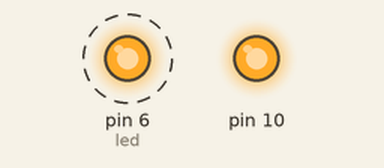
This sketch was run on a simulated Arduino Uno, built with avr-gcc and run on an emulated ATmega328P. Parts: output pins drawn as LEDs (lit = HIGH). Dashed ring = blinking. What the sketch prints to the serial monitor is not drawn.

Above: at 0.6 s.
Timing chart, 0 to 4.7 s (numbered marks = the images above):
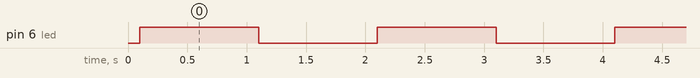

Measured:
- by itself, pin 6 (led): alternates HIGH for 1.0 s and LOW for 1.0 s

The sketch:

Nano_spidev-test.ino
```cpp
/*================================= EG LABS =======================================

Loop Back test for the SPI port of the Arduino


 The circuit:

 * LED attached from pin 6 to ground through a 1K resistor

================================== EG LABS =======================================*/


#include <SPI.h>                                                  // including the SPI library


char outByte [20] = "ENGINEERS GARAGE";                           // string to be send and received via SPI port

int led = 6;                                                      // variable which holds the pin number at which the LED is attached

char inByte;                                                      // variable which stores the value of the byte received from SPI bus

int i = 0;


void setup()

{

  pinMode(led, OUTPUT);                                           // setting the LED pin as output

  Serial.begin(115200);                                             // initializing the serial port at 9600 baud rate

  SPI.begin();                                                    // initialize the SPI port as master

  delay(100);

}


void loop()

{

  digitalWrite(led, HIGH);

  for(i = 0; outByte [i] != '\0'; i ++)                            // send and receive the bytes of the string

  {

    inByte = SPI.transfer(outByte [i]);

    Serial.write(inByte);

  }

  Serial.println();


  delay(1000);

  digitalWrite(led, LOW);

  delay(1000);

}
```
